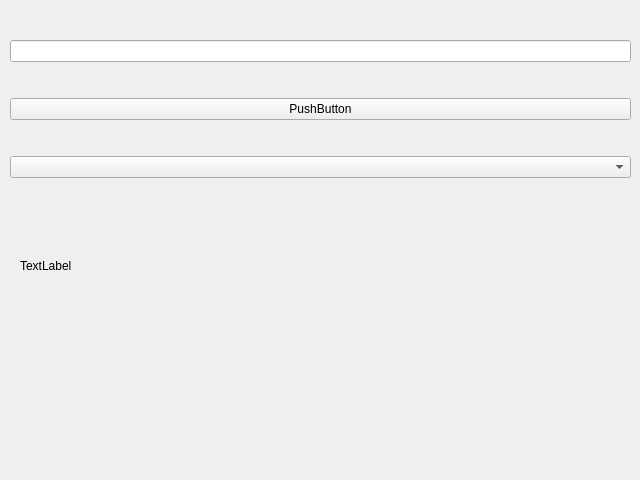
<?xml version="1.0" encoding="UTF-8"?>
<ui version="4.0">
 <class>Form</class>
 <widget class="QWidget" name="Form">
  <property name="geometry">
   <rect>
    <x>0</x>
    <y>0</y>
    <width>640</width>
    <height>480</height>
   </rect>
  </property>
  <property name="windowTitle">
   <string>Form</string>
  </property>
  <widget class="QWidget" name="gridLayoutWidget">
   <property name="geometry">
    <rect>
     <x>10</x>
     <y>10</y>
     <width>621</width>
     <height>201</height>
    </rect>
   </property>
   <layout class="QGridLayout" name="gridLayout">
    <item row="2" column="0">
     <widget class="QPushButton" name="pushButton">
      <property name="text">
       <string>PushButton</string>
      </property>
     </widget>
    </item>
    <item row="1" column="0">
     <widget class="QLineEdit" name="lineEdit"/>
    </item>
    <item row="4" column="0">
     <widget class="QComboBox" name="comboBox"/>
    </item>
   </layout>
  </widget>
  <widget class="QLabel" name="label">
   <property name="geometry">
    <rect>
     <x>20</x>
     <y>220</y>
     <width>131</width>
     <height>91</height>
    </rect>
   </property>
   <property name="text">
    <string>TextLabel</string>
   </property>
  </widget>
 </widget>
 <resources/>
 <connections/>
</ui>
